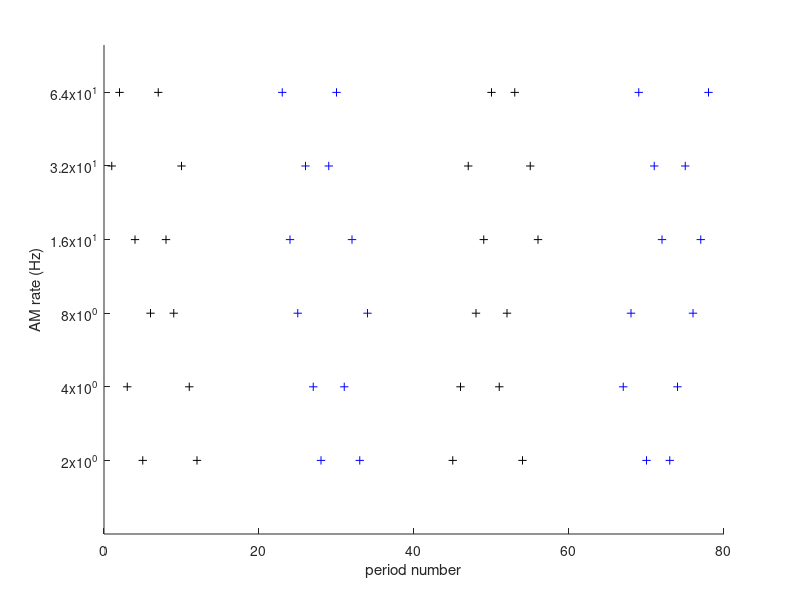
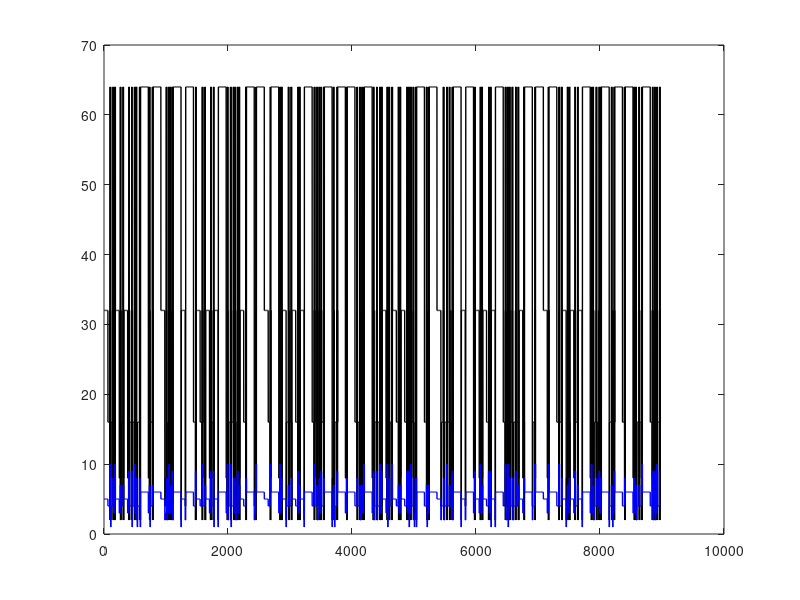

The MATLAB source for these figures, in order:
function make_irreg_AM_chunks_final
% This stimulus recipe allows for 3 important criteria to be matched:
%
%   1) a few specific AM rate vector sequences (chunks) are repeated for
%   multiple (15) trials, allowing for psth and trial-to-trial variability
%   analyses.
%
%   2) the specific chunks can arrive either early or late in an irregular
%   segment, allowing us to look for adaptation on a constant physical
%   signal.
%
%   3) each unique AM rate (/period duration) is presented in several
%   diverse positions within an irregular sequence. ie, there are several
%   unique AM rates  preceeding it. this allows for a rough assessment of
%   details behind any observed hysteresis effects, or conditions for
%   non-linearities, and allows for an assessment of neural activity
%   related to irregularity as a condition, with less bias by responses
%   specific to an individual sequence.
%
%   weaknesses:
%   - there may not be enough randomized chunks, so analyses of adaptation
%   may be confounded by responses specific to the rate sequences
%   presented.
%
%   each unique rate value is presented 120 times in the irregular
%   condition.
%

rng('shuffle')

AMrates = 2.^[1:6];  %2-64 Hz
periodic_rates = [2 4 8 16 32 64];

irreg_chunk_dur = 2*sum(1./AMrates);

try
    
    load IRsequences.mat
    
catch
    
    IRseq_idxs = make_IR_segments;
    
    % Final IR segments
    IR_A = AMrates(IRseq_idxs(1,:));
    IR_B = AMrates(IRseq_idxs(2,:));
    IR_C = AMrates(IRseq_idxs(3,:));
    IR_D = AMrates(IRseq_idxs(4,:));
    
    % save('IRsequences','IR_A','IR_B','IR_C','IR_D','-v7.3')
    
end

IR_rateVec_1     = [IR_A IR_C];
IR_rateVec_1_inv = [IR_C IR_A];
IR_rateVec_2     = [IR_B IR_D];
IR_rateVec_2_inv = [IR_D IR_B];


% Plot the AM rate sequences
figure; hold on
xstart = 0;
plot(xstart+1:xstart+length(IR_rateVec_1),IR_rateVec_1,'+k')
xstart = 10+ xstart+length(IR_rateVec_1);
plot(xstart+1:xstart+length(IR_rateVec_1_inv),IR_rateVec_1_inv,'+b')
xstart = 10 + xstart+length(IR_rateVec_1_inv);
plot(xstart+1:xstart+length(IR_rateVec_2),IR_rateVec_2,'+k')
xstart = 10+ xstart+length(IR_rateVec_2);
plot(xstart+1:xstart+length(IR_rateVec_2_inv),IR_rateVec_2_inv,'+b')
set(gca,'yscale','log')
set(gca,'ytick',AMrates)
xlabel('period number')
ylabel('AM rate (Hz)')



%% Estimating stimulus time, number of trials for a session

ml_target = 2.5;%ml
ml_flowrate = 0.28;%ml/m
target_time = ml_target / ml_flowrate * 60;

n_irreg_trials = 26;
irreg_repeats_time = irreg_chunk_dur * 4 * n_irreg_trials;

n_periodic_rates = numel(periodic_rates);
n_periodic_trials = 26;
periodic_time = (n_periodic_rates+2) * irreg_chunk_dur * n_periodic_trials;

standard_stim_time = irreg_repeats_time + periodic_time
ml_consumed = standard_stim_time/60 * ml_flowrate



%% Piece together long AM vector for continuous sound stream

REGblocks = 1:numel(periodic_rates);
IRblocks  = numel(periodic_rates)+(1:4);
% therefore, blocks are:
%  [ 2 4 8 16 32 64 IR_rateVec_1 IR_rateVec_1_inv IR_rateVec_2 IR_rateVec_2_inv ]
%    1 2 3  4  5  6        7            8                9           10

try
    load Block_Order
    
catch
    REG_pool = repmat(REGblocks([1 2 5 6]),1,n_periodic_trials/2);
    IR_pool  = repmat(IRblocks,1,n_irreg_trials/2);
    
    tic
    
    all_pool = [REG_pool IR_pool];
    SATISFIED = 0;
    
    while SATISFIED==0
        
        all_pool = all_pool(randperm(length(all_pool)));
        
        % conditions:
        % - avoid repeated periodic rates
        % - restrict number of times IR blocks called 3 times in a row
        % - first block must be REG
        consecutiveIRs = find(diff(find(all_pool>=min(IR_pool)),1,2)==1);
        check_REGs = all_pool;
        check_REGs(check_REGs>=min(IR_pool)) = nan;
        if (sum( diff(consecutiveIRs,1,2)==1 ) < 3) && ~any(diff(check_REGs,1,2)==0) && all_pool(1)<min(IR_pool)
            Block_Order = all_pool;
            SATISFIED = 1;
            break
        end
        
    end
    q=toc
    
    Block_Order = [Block_Order Block_Order];
    
    save('Block_Order','Block_Order','-v7.3')
    
end


%% Construct period rate vector


IR_rateVecs = [IR_rateVec_1;...
    IR_rateVec_1_inv;...
    IR_rateVec_2;...
    IR_rateVec_2_inv ];

periodic_nCycles = ceil(periodic_rates*irreg_chunk_dur);
periodic_durations = periodic_nCycles .* (1./periodic_rates);

fullStreamRateVector  = [];
fullStreamBlockVector = [];
track_preREG = [3 4; 4 3; 3 4; 4 3];
for ib = 1:numel(Block_Order)
    
    % REG block
    if Block_Order(ib)<=max(REGblocks)
        
        fullStreamRateVector = [fullStreamRateVector repmat( AMrates(Block_Order(ib)), 1, periodic_nCycles(Block_Order(ib)) ) ];
        fullStreamBlockVector = [fullStreamBlockVector repmat( Block_Order(ib), 1, periodic_nCycles(Block_Order(ib)) ) ];
        
    % IR block
    else
        
        %first add preceding REG block
        thisREG = track_preREG(Block_Order(ib)-6,1);
        fullStreamRateVector = [fullStreamRateVector repmat( AMrates(thisREG), 1, periodic_nCycles(thisREG) ) ];
        fullStreamBlockVector = [fullStreamBlockVector repmat( thisREG, 1, periodic_nCycles(thisREG) ) ];
        track_preREG(Block_Order(ib)-6,:) = fliplr(track_preREG(Block_Order(ib)-6,:));
        
        %then add IR block
        fullStreamRateVector = [fullStreamRateVector IR_rateVecs(Block_Order(ib)-6,:)];
        fullStreamBlockVector = [fullStreamBlockVector repmat( Block_Order(ib), 1, size(IR_rateVecs(Block_Order(ib)-6,:),2) ) ];
        
    end
    
end

figure;
plot(fullStreamRateVector,'-k','LineWidth',1)
hold on
plot(fullStreamBlockVector,'-b','LineWidth',1)
set(gca,'yscale','linear')


%%  Save the vector of rates and a vector of block labels, 

%%%%%%%%%
% Rates
%%%%%%%%%
buffer = [fullStreamRateVector(1) fullStreamRateVector];
% save('fullStream_AMrateVec_25trs_20160323','buffer','-v7.3')

%%%%%%%%%
% Blocks
%%%%%%%%%
stim_array = strsplit(num2str(periodic_rates));
stim_array{end+1} = 'IR_A IR_C';
stim_array{end+1} = 'IR_C IR_A';
stim_array{end+1} = 'IR_B IR_D';
stim_array{end+1} = 'IR_D IR_B';
% 
% buffer=[];
% buffer = [fullStreamBlockVector(1) fullStreamBlockVector];
% save('fullStream_BlockVec_25trs_20160323','buffer','stim_array','-v7.3')


keyboard
aaa=2343;



%% Questions

% is the range  2 - 64 Hz  broad enough? (specifically, to hit edges of
% units' rate tuning curves/MTFs)
% Joris fig 9: more or less, yes.




end









